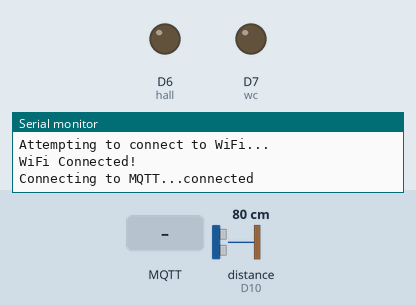
This sketch was run on a simulated Arduino MKR. Shown: output pins drawn as LEDs (lit = HIGH), the last lines printed to the serial monitor. Wiring (inferred from the names in the program): ultrasonic range finder: trigger D9; echo D10. The test bench sets the inputs (shaded band); at power-on: distance to the obstacle (sensor on D10) 80 cm. The echo pulse lasts 58.3 µs per cm; WiFi joins after 1.5 s; servers stay silent unless stated; no MQTT or app messages arrive unless stated; pins used as bus, display or sensor lines are not drawn.

Above: at 2.7 s.
2.8 s: MQTT message "ES/Wave" arrives on the first subscribed topic
At 3.1 s:
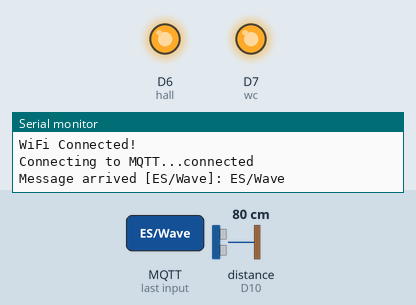
4.3 s: distance to the obstacle (sensor on D10) set to 9 cm
7.3 s: MQTT message "ES/Pat" arrives on the first subscribed topic
10.1 s: distance to the obstacle (sensor on D10) set to 35 cm
13.1 s: MQTT message "1" arrives on the first subscribed topic
Timing chart, 0 to 16.1 s (numbered marks = the images above; inputs shaded):
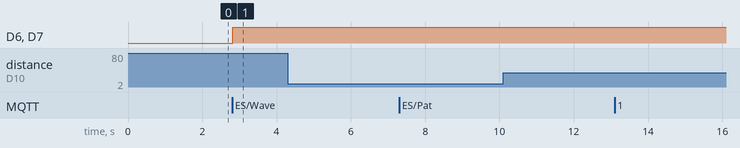

The sketch:

3.2C.ino
```cpp
#include <WiFiNINA.h>
#include <PubSubClient.h>

const char* ssid = "NOKIA-1FF1";
const char* password = "k6uL2LaeMw";
const char* broker = "broker.emqx.io";
const int port = 1883;


const int echoPin = 10;
const int trigPin = 9;
const int hall = 6;
const int wc = 7;

const int wave_max = 50;
const int pat_max = 20;

WiFiClient wifiClient;
PubSubClient client(wifiClient);

void callback(char* topic, byte* payload, unsigned int length) {
  String message = "";
  for (int i = 0; i < length; i++) {
    message += (char)payload[i];
  }
  Serial.print("Message arrived [");
  Serial.print(topic);
  Serial.print("]: ");
  Serial.println(message);

  if (String(topic) == "ES/Wave") {
    digitalWrite(hall, HIGH);
    digitalWrite(wc, HIGH);
  }
  else if (String(topic) == "ES/Pat") {
    digitalWrite(hall, LOW);
    digitalWrite(wc, LOW);
  }
}

void reconnect() {
  while (!client.connected()) {
    Serial.print("Connecting to MQTT...");
    if (client.connect("Linda_House_System_01")) {
      Serial.println("connected");
      client.subscribe("ES/Wave");
      client.subscribe("ES/Pat");
    } else {
      Serial.print("failed, rc=");
      Serial.print(client.state());
      Serial.println(" try again in 5 seconds");
      delay(5000);
    }
  }
}

int getDistance() {
  digitalWrite(trigPin, LOW); delayMicroseconds(2);
  digitalWrite(trigPin, HIGH); delayMicroseconds(10);
  digitalWrite(trigPin, LOW);
  long duration = pulseIn(echoPin, HIGH);
  return duration * 0.034 / 2;
}

void setup() {
  Serial.begin(9600);
  pinMode(trigPin, OUTPUT);
  pinMode(echoPin, INPUT);
  pinMode(hall, OUTPUT);
  pinMode(wc, OUTPUT);

  Serial.println("Attempting to connect to WiFi...");
  WiFi.begin(ssid, password);
  while (WiFi.status() != WL_CONNECTED) {
    delay(1000);
    Serial.print(".");
  }
  Serial.println("\nWiFi Connected!");

  client.setServer(broker, port);
  client.setCallback(callback);
}

void loop() {
  if (!client.connected()) {
    reconnect();
  }
  client.loop();

  int d = getDistance();

  if (d >= 5 && d <= 50) {
    if (d <= pat_max) {
      Serial.println("Action: Pat detected -> Sending OFF");
      client.publish("ES/Pat", "Linda");
    } else if (d <= wave_max) {
      Serial.println("Action: Wave detected -> Sending ON");
      client.publish("ES/Wave", "Linda");
    }
    delay(2000);
  }

  delay(100);
}
```

Measured:
- after the input at 2.8 s, D6 (hall), D7 (wc): LOW → HIGH at once
